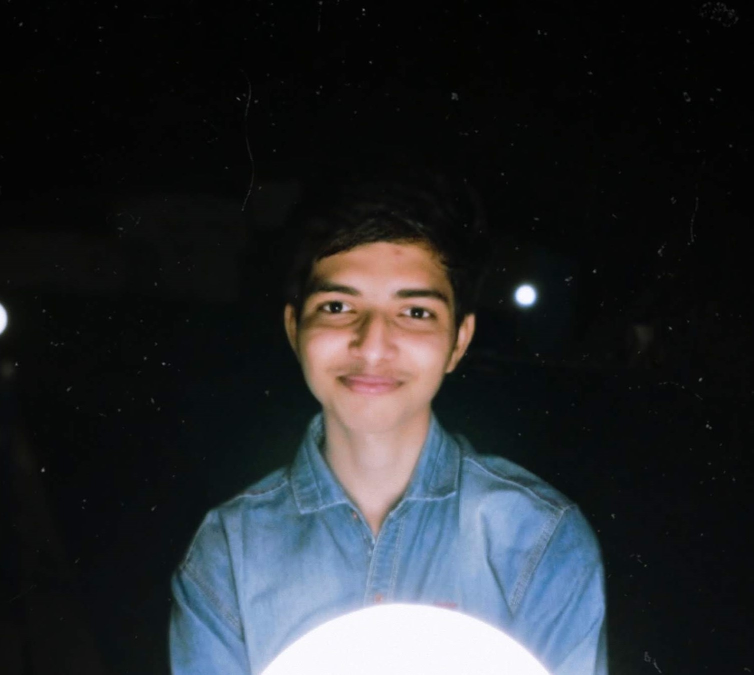
#> input picture github_dp.jpg, 1508 x 1349 px, given in place of the camera (shown at 1/2 size)
$ jupyter execute Facial_Recognition.ipynb
#> lines starting #> are read from the running program, lines starting #| are printed output that depends on the picture; after the words box and inside, x2 and y2 are one past the last pixel; in counts of white or black regions, pixels touching at a corner belong together
[cell 1]
import cv2
import numpy as np

[cell 2]
# Load HAAR face classifier
face_classifier = cv2.CascadeClassifier('Haarcascades/haarcascade_frontalface_default.xml')

# Load functions
def face_extractor(img):
    # Function detects faces and returns the cropped face
    # If no face detected, it returns the input image

    gray = cv2.cvtColor(img,cv2.COLOR_BGR2GRAY)
    faces = face_classifier.detectMultiScale(gray, 1.3, 5)

    if faces is ():
        return None

    # Crop all faces found
    for (x,y,w,h) in faces:
        cropped_face = img[y:y+h, x:x+w]

    return cropped_face

# Initialize Webcam
cap = cv2.VideoCapture(0)
count = 0

# Collect 100 samples of your face from webcam input
while True:

    ret, frame = cap.read()
#> frame is the input picture: shape (1349, 1508, 3); mean B, G, R 45.9, 42.1, 39.1
    if face_extractor(frame) is not None:
#> in face_extractor, `gray = cv2.cvtColor(img,cv2.COLOR_BGR2GRAY)`:
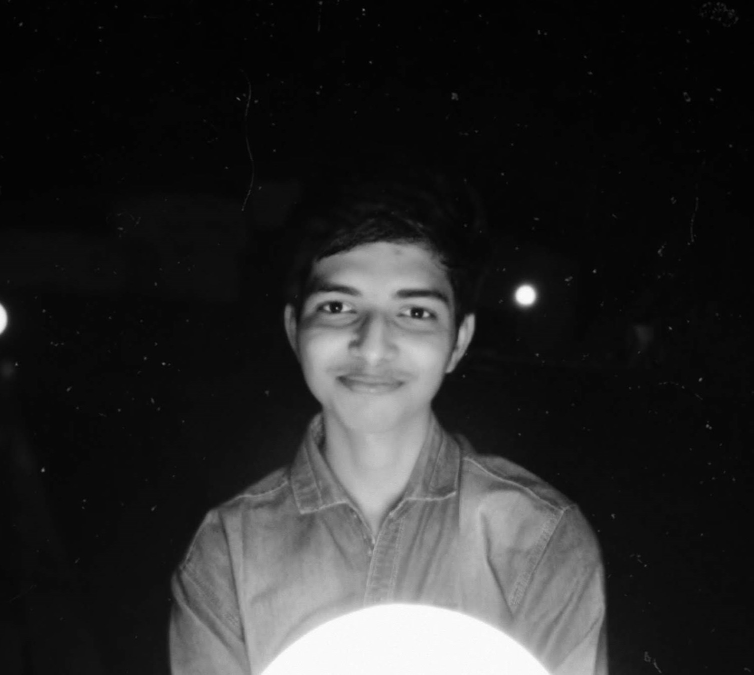
#> gray: shape (1349, 1508) (shown at 1/2 size); min 0, max 255, mean 41.6
#> in face_extractor, `faces = face_classifier.detectMultiScale(gray, 1.3, 5)`: faces = [[558, 480, 389, 389]]
#> the loop in face_extractor, `for (x,y,w,h) in faces:` made 1 pass
#> pass 1, in face_extractor, `cropped_face = img[y:y+h, x:x+w]`:
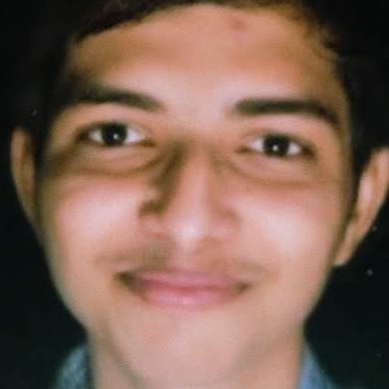
#> cropped_face: shape (389, 389, 3); mean B, G, R 83.5, 97.6, 127
        count += 1
#> count = 1
        face = cv2.resize(face_extractor(frame), (200, 200))
#> the loop in face_extractor (call 2), `for (x,y,w,h) in faces:` made 1 pass
        face = cv2.cvtColor(face, cv2.COLOR_BGR2GRAY)
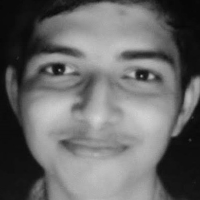
#> face: shape (200, 200); min 6, max 212, mean 104.7

        # Save file in specified directory with unique name
        file_name_path = './Faces/user/' + str(count) + '.jpg'
#> file_name_path = './Faces/user/1.jpg'
        cv2.imwrite(file_name_path, face)

        # Put count on images and display live count
        cv2.putText(face, str(count), (50, 50), cv2.FONT_HERSHEY_COMPLEX, 1, (0,255,0), 2)
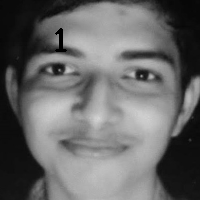
#> face: shape (200, 200); 0.31% of pixels changed, all inside (x1, y1, x2, y2) = (55, 28, 67, 52)
        cv2.imshow('Face Cropper', face)

    else:
        print("Face not found")
        pass

    if cv2.waitKey(1) == 13 or count == 100: #13 is the Enter Key
#> (key Esc is pressed here)
        break

cap.release()
cv2.destroyAllWindows()
print("Collecting Samples Complete")
